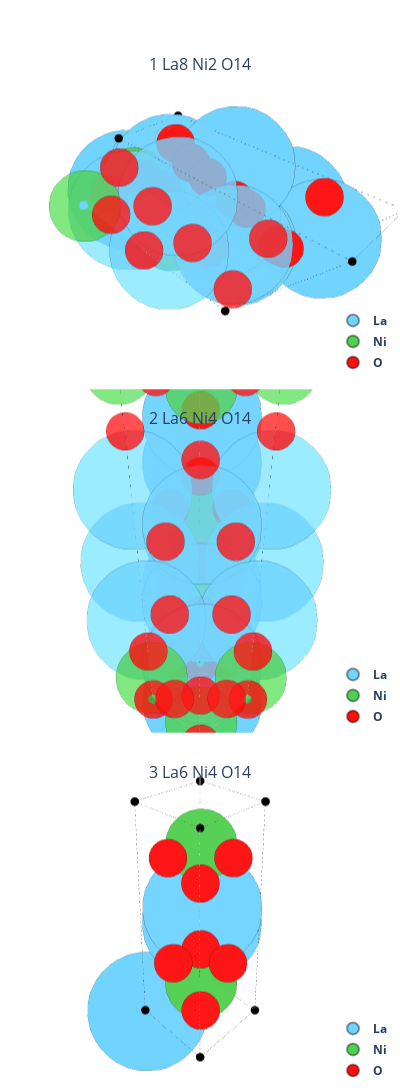

This figure's notebook cell:
### Code cell
structure_3d([structures[3], structures[11], structures[12]], n_cols=1)
